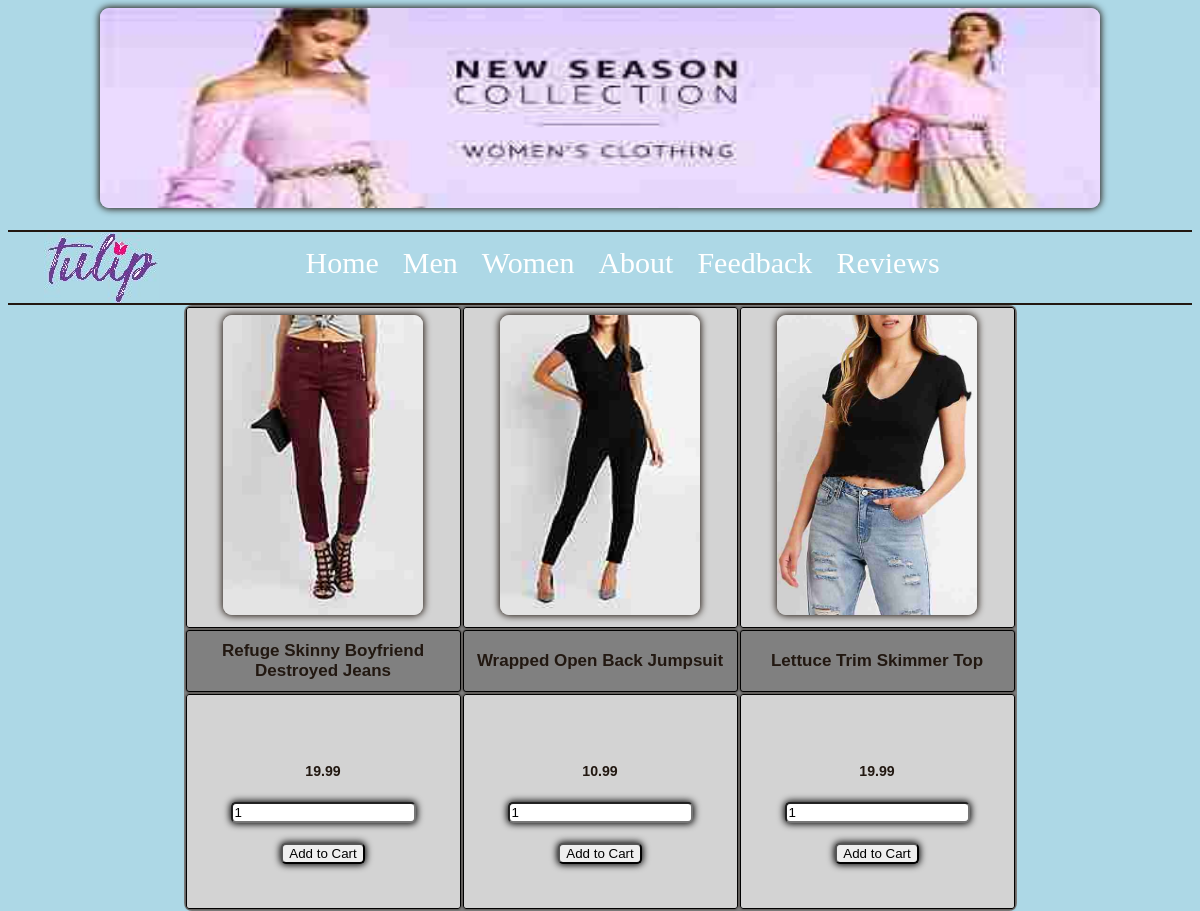
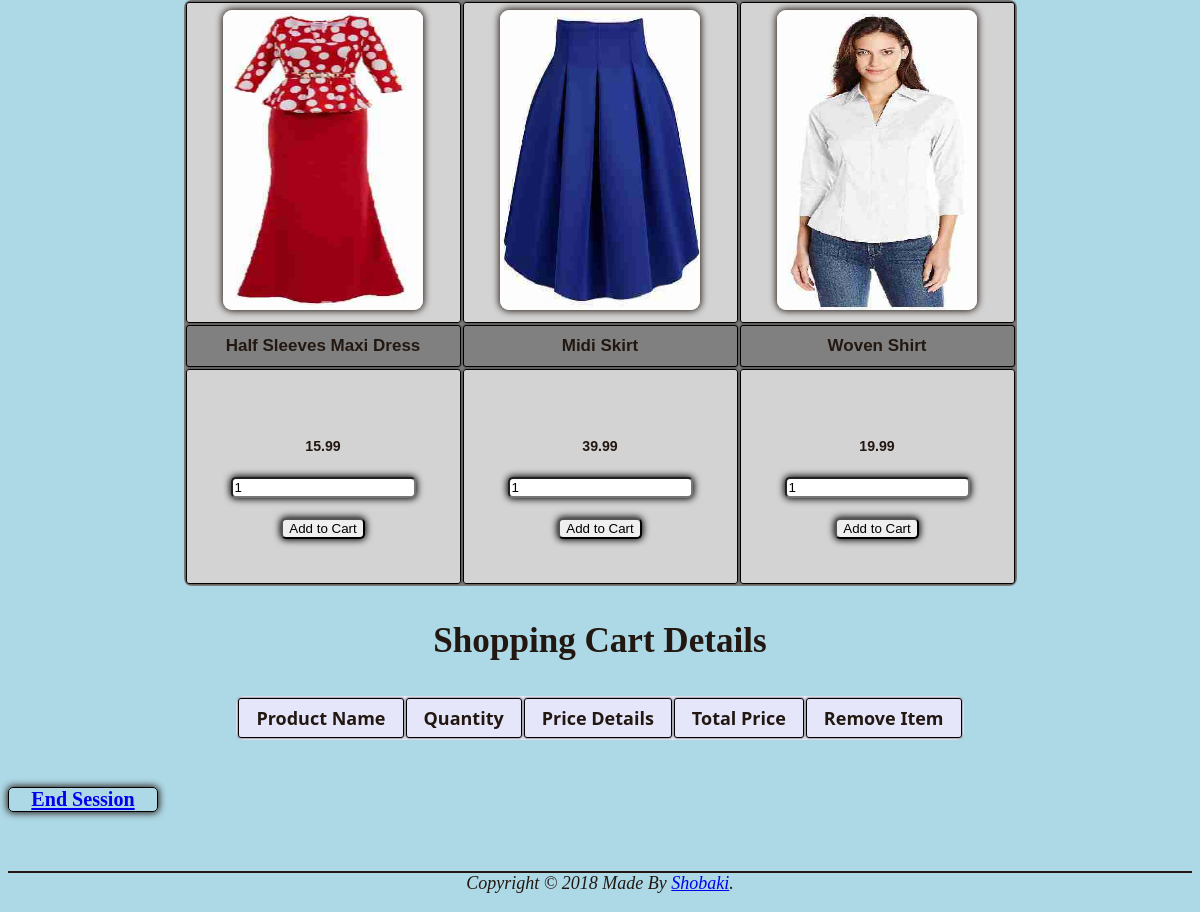
The page /women.php on the database its author committed (2 pictures, top to bottom).
### tables this page shows
CREATE TABLE Product 
(
id int NOT NULL AUTO_INCREMENT,
pname varchar(255),
price double,
    
PRIMARY KEY (id)
);

### women.php (the view, shortened to what this page needs)
<?php
$conn = mysqli_connect("localhost", "root", "Password", "Product_Details");
?>
<!DOCTYPE html>
<html lang="en">
		<head>
			<link rel="stylesheet" href="css/tulip.css">
		</head>
		<body>
			<header>
				<div class="container">
				</div>
			</header>
			<nav>
				<ul>
					<li><div class="logo"></div>       </li>
					<li><a href="index.php">Home</a>   </li>
					<li><a href="men.php">Men</a>      </li>
					<li><a href="women.php">Women</a>      </li>
					<li><a href="about.php">About</a>      </li>
					<li><a href="contact.php">Feedback</a>      </li>
                     <li><a href="view_contacts.php">Reviews</a>      </li>
				</ul>
			</nav>
			<main>
				<table class="products">
					  <tr>
						<th><img src="images/womena222.jpeg" alt="Women cloth pic" width="200px" height="300px"></th>
						<th><img src="images/womenb667.jpeg" alt="Women cloth pic" width="200px" height="300px"></th>
						<th><img src="images/womenc887.jpeg" alt="Women cloth pic" width="200px" height="300px"></th>
					  </tr>
					  <tr>
						<td>Refuge Skinny Boyfriend Destroyed Jeans</td>
						<td>Wrapped Open Back Jumpsuit</td>
						<td>Lettuce Trim Skimmer Top</td>
					  </tr>
                     <tr>
						  <?php
                       $q = " select * from Product where id = 7";
                        $r = mysqli_query($conn,$q);
                        if(mysqli_num_rows($r) > 0){
                          $row = mysqli_fetch_array($r)
                                ?>
						<td><form method="post"
							action="women.php">
                            <h5><?php echo $row["price"];?></h5>
                            <input type="text" name="quantity" value="1">
                            <br><br>
                            <input type="submit" name="add1" value="Add to Cart">
							</form></td>
                          <?php
                        }
                    ?>
						  <?php
                       $q = " select * from Product where id = 8";
                        $r = mysqli_query($conn,$q);
                        if(mysqli_num_rows($r) > 0){
                          $row = mysqli_fetch_array($r)
                                ?>
						<td><form method="post"
							action="women.php">
                            <h5><?php echo $row["price"];?></h5>
                            <input type="text" name="quantity" value="1">
                            <br><br>
                            <input type="submit" name="add2" value="Add to Cart">
							</form></td>
                          <?php
                        }
                    ?>
						  <?php
                       $q = " select * from Product where id = 9";
                        $r = mysqli_query($conn,$q);
                        if(mysqli_num_rows($r) > 0){
                          $row = mysqli_fetch_array($r)
                                ?>
						<td><form method="post"
							action="women.php">
                            <h5><?php echo $row["price"];?></h5>
                            <input type="text" name="quantity" value="1">
                            <br><br>
                            <input type="submit" name="add3" value="Add to Cart">
							</form></td>
                          <?php
                        }
                    ?>
					  </tr>
				</table>
				<table class="products">
					  <tr>
						<th><img src="images/029a6968ee2e.jpeg" alt="Women cloth pic" width="200px" height="300px"></th>
						<th><img src="images/skirts3.jpeg" alt="Women cloth pic" width="200px" height="300px"></th>
						<th><img src="images/81kiajrGGrL.jpeg" alt="Women cloth pic" width="200px" height="300px"></th>
					  </tr>
					  <tr>
						<td>Half Sleeves Maxi Dress</td>
						<td>Midi Skirt</td>
						<td>Woven Shirt</td>
					  </tr>
					  <tr>
						  <?php
                       $q = " select * from Product where id = 10";
                        $r = mysqli_query($conn,$q);
                        if(mysqli_num_rows($r) > 0){
                          $row = mysqli_fetch_array($r)
                                ?>
						<td><form method="post"
							action="women.php">
                            <h5><?php echo $row["price"];?></h5>
                            <input type="text" name="quantity" value="1">
                            <br><br>
                            <input type="submit" name="add4" value="Add to Cart">
							</form></td>
                          <?php
                        }
                    ?>
						  <?php
                       $q = " select * from Product where id = 11";
                        $r = mysqli_query($conn,$q);
                        if(mysqli_num_rows($r) > 0){
                          $row = mysqli_fetch_array($r)
                                ?>
						<td><form method="post"
							action="women.php">
                            <h5><?php echo $row["price"];?></h5>
                            <input type="text" name="quantity" value="1">
                            <br><br>
                            <input type="submit" name="add5" value="Add to Cart">
							</form></td>
                          <?php
                        }
                    ?>
						  <?php
                       $q = " select * from Product where id = 12";
                        $r = mysqli_query($conn,$q);
                        if(mysqli_num_rows($r) > 0){
                          $row = mysqli_fetch_array($r)
                                ?>
						<td><form method="post"
							action="women.php">
                            <h5><?php echo $row["price"];?></h5>
                            <input type="text" name="quantity" value="1">
                            <br><br>
                            <input type="submit" name="add6" value="Add to Cart">
							</form></td>
                          <?php
                        }
                    ?>
					  </tr>
				</table>
            <h3>Shopping Cart Details</h3>
                <table>
                    <tr>
                         <th >Product Name</th>
                        <th >Quantity</th>
                        <th >Price Details</th>
                        <th>Total Price</th>
                        <th>Remove Item</th>
                    </tr>
                     </table>
			 <h6 class="endsession"><a href="women.php?action=end_session">End Session</a></h6>
                 </main>
			<footer>
				Copyright &copy 2018 Made By <a href="contact.php">Shobaki</a>.
			</footer>
		</body>
</html>

### css/tulip.css (style rules this page uses)
body { background-color: lightblue; color: #221811; font-family: Georgia, Times, Times New Roman, serif; font-size: 30px; }
header { padding-bottom:.5em; min-width: 800px; max-width: 1000px; margin-right:auto; margin-left: auto; }
h3 { text-align: center; }
.logo { background-color: lightblue; background-image: url(../images/logo.jpeg); background-repeat:no-repeat; width: 115px; height: 70px; float:left; margin-right:4.5em; margin-top: 1px; }
img { border-radius: 9px; box-shadow: 0 0 7px 1px; }
input { border-radius: 5px; box-shadow: 0 0 7px 1px; }
.container { position: relative; }
ul { list-style-type: none; margin: 0; padding-left: 3%; overflow: hidden; background-color: lightblue; border-bottom: 2px solid #221811; border-top: 2px solid #221811; }
li { float: left; }
li a { display: block; color: white; text-align: center; padding: 14px 12px; text-decoration: none; border-radius: 5px; }
footer { margin-top:5%; text-align: center; font-size: .60em; font-style: italic; padding-bottom: 10px; border-top: 2px solid #221811; }
* { box-sizing: border-box; }
.products { font-family: arial, sans-serif; font-size:15px; font-weight:bold; margin: auto; width: 90%; background-color: gray; max-width: 20px; }
.products td, th { text-align:center; padding: 10px; border: 1px solid black; }
.products tr:nth-of-type(odd) { background-color: lightgray; }
.products form { padding:2em; }
table { border-radius: 8px; margin:auto; font-family: "Lucida Sans Unicode", "Lucida Grande", "Segoe Ui"; font-size: 12px; background-color: lavender; }
td { border-radius: 3px; font-size: 17px; box-shadow: 0 0 2px 0; }
th { border-radius: 3px; box-shadow: 0 0 2px 0; border: 1px solid black; padding: 7px 17px; font-size: 18px; }
.endsession { float: rightt; border: 1px solid black; text-align: center; border-radius: 5px; box-shadow: 0 0 7px 1px; width:150px; }

### rows shown on the page
product: price "19.99"
product: price "10.99"
product: price "19.99"
product: price "15.99"
product: price "39.99"
product: price "19.99"
